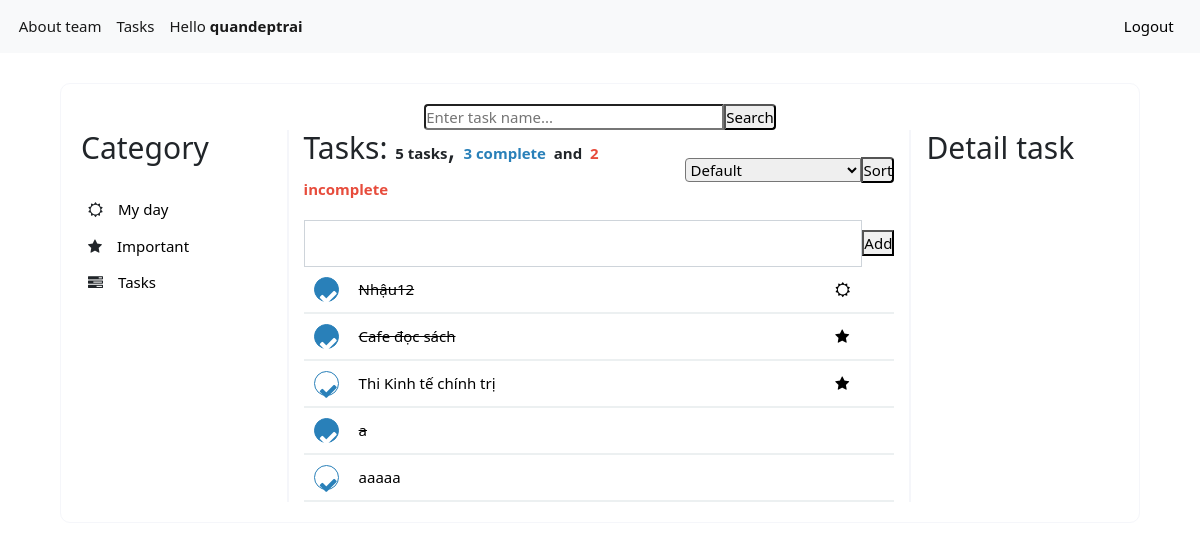
The page /list/3 (signed in) on the database as committed earlier.
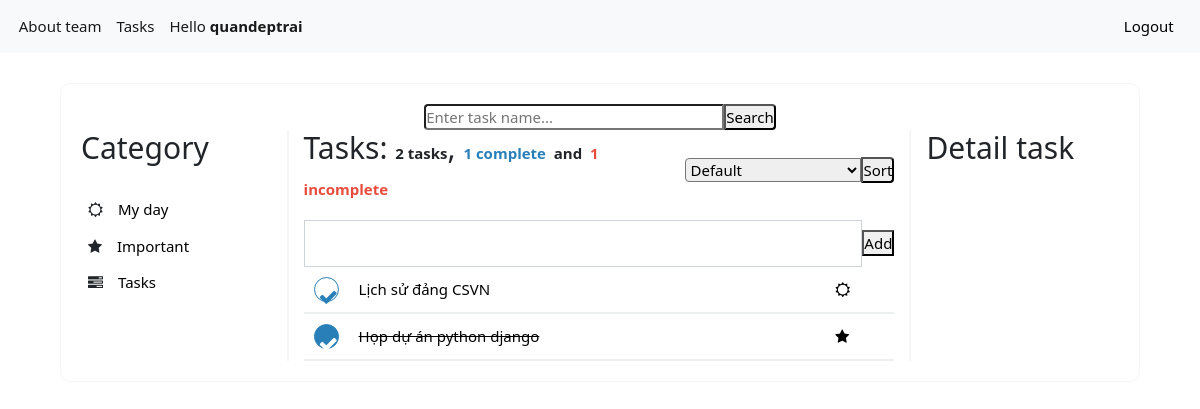
The same page on the database as committed later.
### tasks/models.py (models this page shows, shortened)
class Task(models.Model):
    user = models.ForeignKey(User,
                             on_delete=models.CASCADE,
                             null=True, blank=True)
    name = models.TextField(max_length=255)
    createdAt = models.DateTimeField(auto_now_add=True)
    updatedAt = models.DateTimeField(auto_now=True)
    complete = models.BooleanField(default=False)
    category = models.ForeignKey(Category,
                                   on_delete=models.CASCADE,
                                   blank=True, null=True)

### tasks/views.py (the view)
# urls.py: path('list/<int:category_id>', list_view, name = 'list'),
def list_view(request, category_id):
    keyword = request.GET.get('keyword')
    sort = request.GET.get('sort')
    user = request.user if request.user.is_authenticated else None
    tasks = Task.objects.all()
    if keyword:
        tasks = tasks.filter(name__icontains = keyword)
    if category_id != 3:
        tasks = tasks.filter(category__id = category_id)
        if category_id == 1:
            dt = datetime.datetime.today()
            tasks = tasks.filter(createdAt__contains = datetime.date(dt.year, dt.month, dt.day))
    tasks = tasks.filter(user=user)
    if sort=="1":
        tasks = tasks.order_by('name').values()
    if sort=="2":
        tasks = tasks.order_by('complete').values()
    count_complete = tasks.filter(complete = True).count()
    count_incomplete = tasks.filter(complete = False).count()
    context = {
        'keyword': keyword,
        'category_id': category_id,
        'tasks': tasks,
        'count_complete': count_complete,
        'count_incomplete': count_incomplete,
        'typesort': sort,
        "category_id": category_id,
        'form':TaskForm()
    }
    return render(request, "list.html", context)

### tasks/forms.py
class TaskForm(forms.Form):
    name = forms.CharField(label='', required=False,
                           widget=forms.TextInput(attrs={'class':'form-control'}),
                           max_length=255)

### tasks/templates/list.html (shortened to what this page needs)
{%extends 'base.html'%} {%load static%} {%block css%}
<link rel="stylesheet" href="{% static 'css/list.css' %}" /> {% endblock %}
{%block body%}
<div class="list-form">
  <div class="search-task">
    <form>
      <input
        type="text"
        name="keyword"
        class="input-text-search"
        id="keyword"
        value="{{keyword|default:''}}"
        placeholder="Enter task name..."
      />
      <input type="submit" class="input-submit-search" value="Search" />
  </div>
  <div class="main-list-task">
    <div class="category-task">
      <h2>Category</h2>
      <div class="menu-category">
        <ul>
          <li>
            <i class="fa fa-sun-o" aria-hidden="true"></i
            ><a href="{% url 'tasks:list' 1 %}">My day</a>
          </li>
          <li>
            <i class="fa fa-star" aria-hidden="true"></i
            ><a href="{% url 'tasks:list' 2 %}">Important</a>
          </li>
          <li>
            <i class="fa fa-tasks" aria-hidden="true"></i
            ><a href="{% url 'tasks:list' 3 %}">Tasks</a>
          </li>
        </ul>
      </div>
    </div>
    <div class="list-task">
      <div class="list-task-top">
        <h2 style="display: inline-block">
        {% if category_id == 1 %}
          My day:
        {% elif category_id == 2 %}
          Important:
        {% else %}
          Tasks:
        {% endif %}
        <b>{{tasks.count}} tasks</b>,
        <b style="color: #2980b9">{{count_complete}} complete</b>
        <b> and</b>
        <b style="color: #e74c3c">{{count_incomplete}} incomplete</b>
        </h2>
        <div>
          <form>
            <select class="selected-box-sort" name="sort">
              {% if typesort %}
                {% if typesort == "0" %}
                <option value=0 selected="selected">Default</option>
                <option value=1>Sort by name</option>
                <option value=2>Complete/Incomplete</option>
                {%elif typesort == "1"%}
                <option value=0>Default</option>
                <option value=1 selected="selected">Sort by name</option>
                <option value=2>Complete/Incomplete</option>
                {%elif typesort == "2"%}
                <option value=0>Default</option>
                <option value=1>Sort by name</option>
                <option value=2 selected="selected">Complete/Incomplete</option>
                {%endif%}
              {% else%}
                <option value=0>Default</option>
              {% endif %}
            </select>
            <input class="sort-task-by-name" type="submit" value="Sort"/>
          </form>
        </div>
      </div>
      <div class="add-task">
        <form action="{% url 'tasks:add_task' category_id %}" method = "post">{% csrf_token %}
            {{form}}
          <input type="submit" class="input-submit-search" value="Add" />
        </form>
      </div>
      <div>
        <div class="show-list">
          {% for task in tasks%}
          <div class="task">
            <a class="task-complete" style="width: 25px; height: 25px; border-radius: 50%; color: {% if task.complete %}white{% else %}#2980b9{% endif %}; background-color: {% if task.complete %}#2980b9{% else %}white{% endif %}"href="/list/{{category_id}}/task/{{task.id}}/complete?keyword={{keyword}}&sort={{typesort}}"><i class="fa fa-check" aria-hidden="true"></i></a>
            <a href="/list/{{category_id}}/task/{{task.id}}?keyword={{keyword}}&sort={{typesort}}"
              style="text-decoration-line: {% if task.complete %}line-through{% else %}none{% endif %}; color: black"
            >{{task.name}}</a>
           {% if category_id == 3 %}
            <a href="#" style="color:black">{% if task.category_id == 1 %}
            <i class="fa fa-sun-o" aria-hidden="true"></i>
            {% elif task.category_id == 2 %}
            <i class="fa fa-star" aria-hidden="true"></i>
            {% endif %}</a>{% endif %}
          </div>
          {% endfor %}
        </div>
      </div>
    </div>
    <div class="detail-task">
      <h2>Detail task</h2>
    </div>
  </div>
</div>
{% endblock %}

### todolist/templates/base.html (shortened to what this page needs)
<!DOCTYPE html>
<html lang="en">
  <head>
    {% load static %}
    <link
      rel="stylesheet"
      type="text/css"
      href="https://cdnjs.cloudflare.com/ajax/libs/normalize/3.0.2/normalize.min.css"
    />
    <link
      rel="stylesheet"
      type="text/css"
      href="https://cdnjs.cloudflare.com/ajax/libs/skeleton/2.0.4/skeleton.min.css"
    />
    <link
      rel="stylesheet"
      type="text/css"
      href="{% static 'css/style.css' %}"
    />
    {% block css %}{% endblock %}
    <link
      href="https://cdn.jsdelivr.net/npm/bootstrap@5.1.3/dist/css/bootstrap.min.css"
      rel="stylesheet"
    />
    <link
      rel="stylesheet"
      href="https://cdnjs.cloudflare.com/ajax/libs/font-awesome/4.7.0/css/font-awesome.min.css"
    />
  </head>
  <body>
    <nav
      class="navbar navbar-expand-lg navbar-light bg-light"
      style="font-size: 15px"
    >
      <div class="container-fluid">
        <div class="collapse navbar-collapse" id="navbarSupportedContent">
          <ul class="navbar-nav me-auto mb-2 mb-lg-0">
            <li class="nav-item">
              <a class="nav-link active" aria-current="page" href="/"
                >About team</a
              >
            </li>
            {% if not user.is_authenticated %}
            <li class="nav-item">
              <a
                class="nav-link active"
                aria-current="page"
                href="{% url 'auth:login' %}"
                >Login</a
              >
            </li>
            {%else%}
            <li class="nav-item">
              <a
                class="nav-link active"
                aria-current="page"
                href="{% url 'tasks:list' 1 %}"
                >Tasks</a
              >
            </li>
            <li class="nav-item">
              <a class="nav-link active" aria-current="page" href="#"
                >Hello <strong>{{user.username}}</strong></a
              >
            </li>
            {% endif %}
          </ul>
          {% if user.is_authenticated %}
          <a
            class="nav-link active"
            aria-current="page"
            href="{% url 'auth:logout' %}"
            style="color: black"
            >Logout</a
          >
          {% endif %}
        </div>
      </div>
    </nav>
    {% block body %}{% endblock %}
  </body>
</html>

### todolist/static/css/style.css (style rules this page uses)
* { font-size: 15px; margin: 0px; padding: 0px; box-sizing: border-box; }

### tasks/static/css/list.css (style rules this page uses)
.list-form { margin: 0 auto; margin-top: 30px; width: 90%; border: 1px solid #f5f6fa; border-radius: 10px; padding: 20px; }
.list-form .search-task form { display: flex; align-items: center; justify-content: center; }
.list-form .search-task form input, .list-task input { border-radius: 0; }
.selected-box-sort { border-radius: 0; }
.list-form .search-task form .input-text-search, .selected-box-sort { border-bottom-left-radius: 4px; border-top-left-radius: 4px; }
.list-form .search-task form .input-text-search { width: 300px; }
.list-form .search-task form .input-submit-search, .list-task .sort-task-by-name { border-bottom-right-radius: 4px; border-top-right-radius: 4px; }
.category-task h2, .detail-task h2 { margin-bottom: 25px; }
.list-task-top { margin-bottom: 0px; }
.list-form .main-list-task { display: flex; width: 100%; }
.list-form .main-list-task .category-task { width: 20%; border-right: 2px solid #f5f6fa; }
.list-form .main-list-task .category-task .menu-category ul { padding-left: 0px; }
.list-form .main-list-task .category-task .menu-category ul li { list-style: none; margin-bottom: 0px; padding: 7px; }
.list-form .main-list-task .category-task .menu-category ul li a { text-decoration: none; margin-left: 15px; color: black; }
.list-form .main-list-task .list-task { width: 60%; padding: 0px 15px 0px 15px; border-right: 2px solid #f5f6fa; }
.list-form .main-list-task .list-task .list-task-top { display: flex; justify-content: space-between; align-items: center; }
.list-form .main-list-task .list-task .list-task-top div { display: flex; align-items: center; justify-content: flex-end; }
.list-form .main-list-task .list-task .add-task { margin-top: 10px; }
.list-form .main-list-task .list-task .add-task form { display: flex; align-items: center; }
.list-form .main-list-task .list-task .add-task form input:nth-child(2) { font-size: 1.5rem; }
.list-form .main-list-task .list-task .show-list .task { display: flex; align-items: center; gap: 20px; border-bottom: 2px solid #ecf0f1; padding: 10px; }
.list-form .main-list-task .list-task .show-list .task a:nth-child(2) { width: 80%; }
.list-form .main-list-task .detail-task { padding-left: 15px; width: 20%; }
.main-list-task a { text-decoration: none; }
.task-complete { border: 1px solid #2980b9; border-radius: 5px; padding: 4px; width: 90px; font-size: 1.3rem; text-align: center; }

Rows that differ between the two databases and show on the page:
removed Task: name "Nhậu12"
removed Task: name "Cafe đọc sách"
removed Task: name "Thi Kinh tế chính trị", complete False (drawn)
removed Task: name "a"
removed Task: name "aaaaa", complete False (drawn)
added Task: name "Lịch sử đảng CSVN", complete False (drawn)
added Task: name "Họp dự án python django"
Other text that changed with them:
{{ tasks.count }}: "5" → "2"
{{ count_complete }}: "3" → "1"
{{ count_incomplete }}: "2" → "1"
